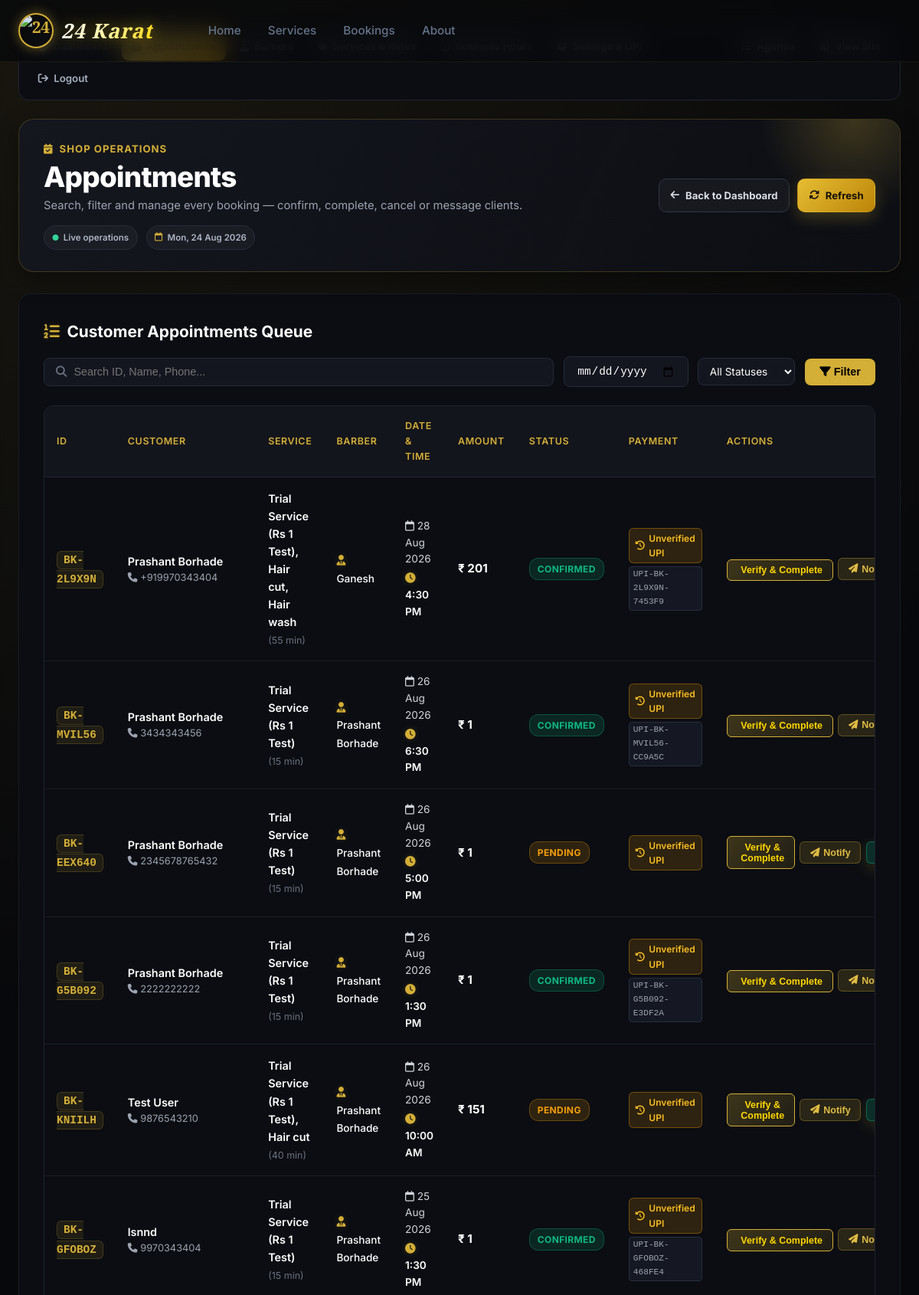
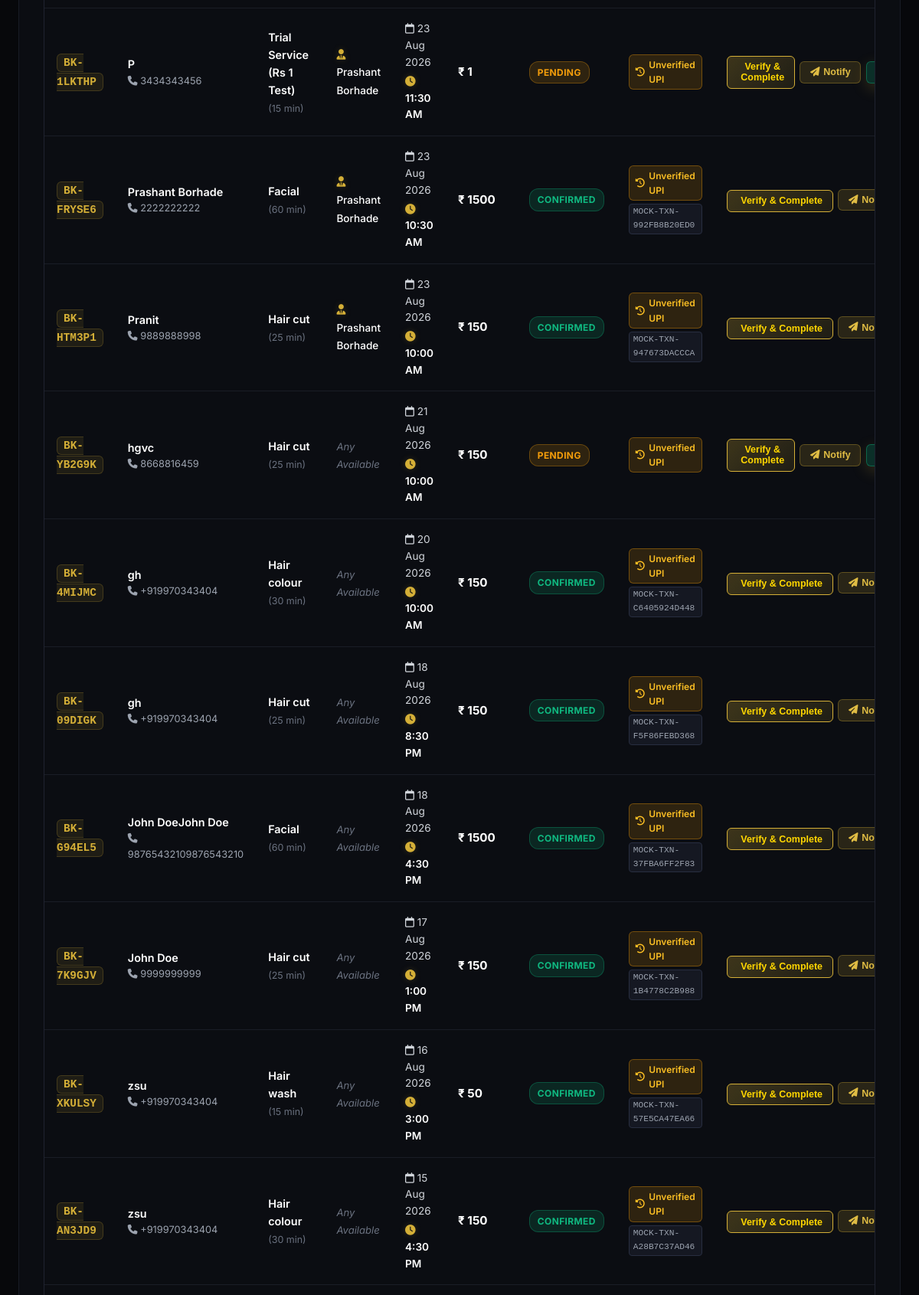
The app's page /dashboard/appointments/ (signed in, upper part) with its own data (2 pictures, top to bottom).
### booking/models.py (models this page shows, shortened)
class Booking(models.Model):
    STATUS_PENDING = 'PENDING'
    STATUS_CONFIRMED = 'CONFIRMED'
    STATUS_COMPLETED = 'COMPLETED'
    STATUS_CANCELLED = 'CANCELLED'
    STATUS_CHOICES = [
        (STATUS_PENDING, 'Pending'),
        (STATUS_CONFIRMED, 'Confirmed'),
        (STATUS_COMPLETED, 'Completed'),
        (STATUS_CANCELLED, 'Cancelled'),
    ]
    booking_id = models.CharField(max_length=20, unique=True, editable=False)
    user = models.ForeignKey(User, on_delete=models.SET_NULL, null=True, blank=True, related_name='bookings')
    service = models.ForeignKey(Service, on_delete=models.PROTECT, related_name='bookings', help_text="Primary service")
    services = models.ManyToManyField(Service, blank=True, related_name='multi_bookings', help_text="All selected services")
    barber = models.ForeignKey(Barber, on_delete=models.SET_NULL, null=True, blank=True, related_name='bookings')
    booking_date = models.DateField()
    booking_time = models.TimeField()
    customer_name = models.CharField(max_length=100)
    customer_phone = models.CharField(max_length=20)
    customer_email = models.EmailField()
    special_request = models.TextField(blank=True)
    amount = models.DecimalField(max_digits=8, decimal_places=2)
    status = models.CharField(max_length=20, choices=STATUS_CHOICES, default=STATUS_PENDING)
    created_at = models.DateTimeField(auto_now_add=True)
    updated_at = models.DateTimeField(auto_now=True)
    class Meta:
        ordering = ['-created_at']
        indexes = [
            models.Index(fields=['booking_date', 'booking_time']),
            models.Index(fields=['user', 'status']),
            models.Index(fields=['booking_id']),
        ]
    @property
    def service_names_display(self):
        if self.pk:
            all_s = list(self.services.all())
            if all_s:
                return ", ".join(s.name for s in all_s)
        return self.service.name if self.service else "Custom Service"
    @property
    def total_duration_minutes(self):
        if self.pk:
            total = sum(s.duration for s in self.services.all())
            if total > 0:
                return total
        return self.service.duration if self.service else 30

class Service(models.Model):
    CATEGORY_CHOICES = [
        ('MALE', 'Male Services'),
        ('FEMALE', 'Female Services'),
    ]
    name = models.CharField(max_length=100)
    category = models.CharField(max_length=20, choices=CATEGORY_CHOICES, default='MALE')
    description = models.TextField()
    price = models.DecimalField(max_digits=8, decimal_places=2)
    duration = models.PositiveIntegerField(help_text="Duration in minutes")
    image = models.ImageField(upload_to='services/', null=True, blank=True)
    icon = models.CharField(
        max_length=50,
        default='scissors',
        help_text="Font Awesome icon name (e.g. scissors, star, spa)"
    )
    is_active = models.BooleanField(default=True)
    sort_order = models.PositiveIntegerField(default=0)
    created_at = models.DateTimeField(auto_now_add=True)
    class Meta:
        ordering = ['sort_order', 'price']
        verbose_name = 'Service'
        verbose_name_plural = 'Services'

class Barber(models.Model):
    name = models.CharField(max_length=100)
    title = models.CharField(max_length=100, default='Master Barber')
    bio = models.TextField(blank=True, default='Expert in precision cuts, fades, and traditional hot towel grooming.')
    photo = models.ImageField(upload_to='barbers/', null=True, blank=True)
    avatar_icon = models.CharField(
        max_length=50,
        default='user-tie',
        help_text="Font Awesome icon name (e.g. user-tie, user-ninja, user-doctor, crown)"
    )
    specialties = models.CharField(max_length=200, default='Skin Fade, Beard Styling, Hair Design')
    rating = models.DecimalField(max_digits=3, decimal_places=1, default=4.9)
    experience_years = models.PositiveIntegerField(default=5)
    is_active = models.BooleanField(default=True)
    user = models.OneToOneField(
        User, on_delete=models.SET_NULL, null=True, blank=True,
        related_name='barber_profile',
        help_text="Optional shop account that signs this barber into their personal dashboard."
    )
    created_at = models.DateTimeField(auto_now_add=True)
    class Meta:
        ordering = ['name']
        verbose_name = 'Barber'
        verbose_name_plural = 'Barbers'

class Payment(models.Model):
    STATUS_PENDING = 'PENDING'
    STATUS_PAID = 'PAID'
    STATUS_FAILED = 'FAILED'
    STATUS_REFUNDED = 'REFUNDED'
    STATUS_CHOICES = [
        (STATUS_PENDING, 'Pending'),
        (STATUS_PAID, 'Paid'),
        (STATUS_FAILED, 'Failed'),
        (STATUS_REFUNDED, 'Refunded'),
    ]
    booking = models.OneToOneField(Booking, on_delete=models.CASCADE, related_name='payment')
    amount = models.DecimalField(max_digits=8, decimal_places=2)
    transaction_id = models.CharField(max_length=100, unique=True, null=True, blank=True)
    payment_method = models.CharField(max_length=50, default='UPI')
    status = models.CharField(max_length=20, choices=STATUS_CHOICES, default=STATUS_PENDING)
    is_verified_by_barber = models.BooleanField(default=False)
    verified_at = models.DateTimeField(null=True, blank=True)
    verified_by = models.ForeignKey(User, on_delete=models.SET_NULL, null=True, blank=True, related_name='verified_payments')
    created_at = models.DateTimeField(auto_now_add=True)
    updated_at = models.DateTimeField(auto_now=True)
    class Meta:
        verbose_name = 'Payment'
        verbose_name_plural = 'Payments'

### booking/views.py (the view, shortened to what this page needs)
# urls.py: path('dashboard/appointments/', views.admin_appointments, name='admin_appointments'),
@barber_staff_required
def admin_appointments(request):
    today = timezone.localdate()
    status_filter = request.GET.get('status', 'ALL')
    search_q = request.GET.get('q', '').strip()
    date_filter = request.GET.get('date', '').strip()
    qs = Booking.objects.select_related('service', 'barber', 'payment').order_by('-booking_date', '-booking_time')
    if status_filter == 'TODAY':
        qs = qs.filter(booking_date=today)
    elif status_filter in [Booking.STATUS_PENDING, Booking.STATUS_CONFIRMED, Booking.STATUS_COMPLETED, Booking.STATUS_CANCELLED]:
        qs = qs.filter(status=status_filter)
    if date_filter:
        try:
            parsed_d = date.fromisoformat(date_filter)
            qs = qs.filter(booking_date=parsed_d)
        except ValueError:
            pass
    context = {
        'active_nav': 'appointments',
        'bookings': qs[:100],
        'status_filter': status_filter,
        'search_q': search_q,
        'date_filter': date_filter,
        'today': today,
    }
    return render(request, 'admin_appointments.html', context)

### booking/views.py (called while the page is built)
def barber_staff_required(view_func):
    @wraps(view_func)
    def _wrapped(request, *args, **kwargs):
        if not request.user.is_authenticated:
            return redirect_to_login(request.get_full_path())
        if not request.user.is_staff:
            raise PermissionDenied
        return view_func(request, *args, **kwargs)
    return _wrapped

### templates/admin_appointments.html (shortened to what this page needs)
{% extends 'base.html' %}
{% load static %}
{% block body_class %}barber-dashboard-page{% endblock %}
{% block content %}
<div class="admin-dashboard-wrapper">
  <div class="container">
    {% include 'admin_nav.html' %}
    <div class="dashboard-header" data-animate="fade-up">
      <div>
        <div class="dashboard-eyebrow"><i class="fa-solid fa-calendar-check"></i> Shop operations</div>
        <h1 class="dashboard-title">Appointments</h1>
        <p class="dashboard-subtitle">Search, filter and manage every booking — confirm, complete, cancel or message clients.</p>
        <div class="dashboard-header-meta">
          <span><i class="fa-solid fa-circle"></i> Live operations</span>
          <span><i class="fa-regular fa-calendar"></i> {{ today|date:"D, d M Y" }}</span>
        </div>
      </div>
      <div class="header-actions">
        <a href="{% url 'admin_dashboard' %}" class="dashboard-header-button dashboard-header-button--secondary">
          <i class="fa-solid fa-arrow-left"></i> Back to Dashboard
        </a>
        <a href="{% url 'admin_appointments' %}" class="dashboard-header-button dashboard-header-button--primary">
          <i class="fa-solid fa-rotate"></i> Refresh
        </a>
      </div>
    </div>
    <div class="dashboard-section" data-animate="fade-up" data-delay="200">
      <div class="appointments-header">
        <div class="section-title-wrap" style="margin-bottom: 0;">
          <h2><i class="fa-solid fa-list-ol text-gold"></i> Customer Appointments Queue</h2>
        </div>
        <form method="GET" action="{% url 'admin_appointments' %}" class="admin-filter-form">
          <div class="filter-controls">
            <div class="search-input-wrap">
              <i class="fa-solid fa-magnifying-glass"></i>
              <input type="text" name="q" value="{{ search_q }}" placeholder="Search ID, Name, Phone..." />
            </div>
            <div class="date-input-wrap">
              <input type="date" name="date" value="{{ date_filter }}" />
            </div>
            <select name="status" class="admin-select-filter" onchange="this.form.submit()">
              <option value="ALL" {% if status_filter == 'ALL' %}selected{% endif %}>All Statuses</option>
            </select>
            <button type="submit" class="btn-filter"><i class="fa-solid fa-filter"></i> Filter</button>
          </div>
        </form>
      </div>
      <div class="table-responsive">
        <table class="admin-table">
          <thead>
            <tr>
              <th>ID</th>
              <th>Customer</th>
              <th>Service</th>
              <th>Barber</th>
              <th>Date & Time</th>
              <th>Amount</th>
              <th>Status</th>
              <th>Payment</th>
              <th>Actions</th>
            </tr>
          </thead>
          <tbody>
            {% for booking in bookings %}
            <tr>
              <td><span class="booking-id-tag">{{ booking.booking_id }}</span></td>
              <td>
                <div class="customer-info-box">
                  <span class="cust-name">{{ booking.customer_name }}</span>
                  <span class="cust-phone"><i class="fa-solid fa-phone"></i> {{ booking.customer_phone }}</span>
                </div>
              </td>
              <td>
                <span class="service-name-tag">{{ booking.service_names_display }}</span>
                <span class="service-dur">({{ booking.total_duration_minutes }} min)</span>
              </td>
              <td>
                {% if booking.barber %}
                  <span class="barber-assigned-tag"><i class="fa-solid fa-user-tie text-gold"></i> {{ booking.barber.name }}</span>
                {% else %}
                  <span class="barber-any-tag">Any Available</span>
                {% endif %}
              </td>
              <td>
                <div class="date-time-box">
                  <span class="b-date"><i class="fa-regular fa-calendar"></i> {{ booking.booking_date|date:"d M Y" }}</span>
                  <span class="b-time"><i class="fa-regular fa-clock text-gold"></i> {{ booking.booking_time|time:"g:i A" }}</span>
                </div>
              </td>
              <td><span class="amount-tag">₹ {{ booking.amount|floatformat:0 }}</span></td>
              <td><span class="status-badge status-{{ booking.status|lower }}">{{ booking.get_status_display }}</span></td>
              <td>
                {% if booking.payment.is_verified_by_barber %}
                  <span class="payment-badge pay-verified"><i class="fa-solid fa-circle-check"></i> Verified in Salon</span>
                {% elif booking.payment %}
                  <div class="pay-unverified-box">
                    <span class="payment-badge pay-unverified"><i class="fa-solid fa-clock-rotate-left"></i> Unverified UPI</span>
                    {% if booking.payment.transaction_id %}
                    <span class="utr-mini-tag">{{ booking.payment.transaction_id }}</span>
                    {% endif %}
                  </div>
                {% else %}
                  <span class="payment-badge">—</span>
                {% endif %}
              </td>
              <td>
                <div class="action-buttons">
                  {% if not booking.payment.is_verified_by_barber and booking.status != 'CANCELLED' %}
                    <form action="{% url 'barber_verify_payment' booking.booking_id %}" method="POST" style="display:inline;">
                      <button type="submit" class="btn-action btn-verify-pay" title="Verify Salon UPI Payment and Mark Complete"> Verify &amp; Complete</button>
                    </form>
                  {% endif %}
                  <button type="button" class="btn-action btn-notify" title="Send Message or WhatsApp Notification" onclick="openNotifyModal('{{ booking.booking_id }}', '{{ booking.customer_name|escapejs }}', '{{ booking.customer_phone|escapejs }}', '{{ booking.service.name|escapejs }}', '{{ booking.booking_date|date:"d M Y" }}', '{{ booking.booking_time|time:"g:i A" }}')">
                    <i class="fa-solid fa-paper-plane"></i> Notify
                  </button>
                  {% if booking.status != 'CONFIRMED' and booking.status != 'COMPLETED' and booking.status != 'CANCELLED' %}
                    <form action="{% url 'admin_update_status' booking.booking_id %}" method="POST" style="display:inline;">
                      <button type="submit" class="btn-action btn-confirm" title="Confirm Appointment"> Confirm</button>
                    </form>
                  {% endif %}
                </div>
              </td>
            </tr>
            {% endfor %}
          </tbody>
        </table>
      </div>
    </div>
  </div>
</div>
{% endblock %}

### templates/admin_styles.html (style rules this page uses)
.admin-select-filter { background: #14161f; border: 1px solid #252a3a; border-radius: 8px; color: #fff; font-size: 0.85rem; font-family: inherit; padding: 0.5rem 0.65rem; }

### records on screen
Booking: booking_id "BK-2L9X9N", customer_name "Prashant Borhade", customer_phone "+919970343404", service_names_display "Trial Service (Rs 1 Test), Hair cut, Hair wash", total_duration_minutes "55", barber.name "Ganesh", booking_date "28 Aug 2026", booking_time "4:30 PM", amount "201", status "CONFIRMED", payment.transaction_id "UPI-BK-2L9X9N-7453F9", shows "Verify & Complete"
Booking: booking_id "BK-MVIL56", customer_name "Prashant Borhade", customer_phone "3434343456", service_names_display "Trial Service (Rs 1 Test)", total_duration_minutes "15", barber.name "Prashant Borhade", booking_date "26 Aug 2026", booking_time "6:30 PM", amount "1", status "CONFIRMED", payment.transaction_id "UPI-BK-MVIL56-CC9A5C", shows "Verify & Complete"
Booking: booking_id "BK-EEX640", customer_name "Prashant Borhade", customer_phone "2345678765432", service_names_display "Trial Service (Rs 1 Test)", total_duration_minutes "15", barber.name "Prashant Borhade", booking_date "26 Aug 2026", booking_time "5:00 PM", amount "1", status "PENDING", shows "Unverified UPI", shows "Verify & Complete"
Booking: booking_id "BK-G5B092", customer_name "Prashant Borhade", customer_phone "2222222222", service_names_display "Trial Service (Rs 1 Test)", total_duration_minutes "15", barber.name "Prashant Borhade", booking_date "26 Aug 2026", booking_time "1:30 PM", amount "1", status "CONFIRMED", payment.transaction_id "UPI-BK-G5B092-E3DF2A", shows "Verify & Complete"
Booking: booking_id "BK-KNIILH", customer_name "Test User", customer_phone "9876543210", service_names_display "Trial Service (Rs 1 Test), Hair cut", total_duration_minutes "40", barber.name "Prashant Borhade", booking_date "26 Aug 2026", booking_time "10:00 AM", amount "151", status "PENDING", shows "Unverified UPI", shows "Verify & Complete"
Booking: booking_id "BK-GFOBOZ", customer_name "lsnnd", customer_phone "9970343404", service_names_display "Trial Service (Rs 1 Test)", total_duration_minutes "15", barber.name "Prashant Borhade", booking_date "25 Aug 2026", booking_time "1:30 PM", amount "1", status "CONFIRMED", payment.transaction_id "UPI-BK-GFOBOZ-468FE4", shows "Verify & Complete"
Booking: booking_id "BK-1LKTHP", customer_name "P", customer_phone "3434343456", service_names_display "Trial Service (Rs 1 Test)", total_duration_minutes "15", barber.name "Prashant Borhade", booking_date "23 Aug 2026", booking_time "11:30 AM", amount "1", status "PENDING", shows "Unverified UPI", shows "Verify & Complete"
Booking: booking_id "BK-FRYSE6", customer_name "Prashant Borhade", customer_phone "2222222222", service_names_display "Facial", total_duration_minutes "60", barber.name "Prashant Borhade", booking_date "23 Aug 2026", booking_time "10:30 AM", amount "1500", status "CONFIRMED", payment.transaction_id "MOCK-TXN-992FB8B20ED0", shows "Verify & Complete"
Booking: booking_id "BK-HTM3P1", customer_name "Pranit", customer_phone "9889888998", service_names_display "Hair cut", total_duration_minutes "25", barber.name "Prashant Borhade", booking_date "23 Aug 2026", booking_time "10:00 AM", amount "150", status "CONFIRMED", payment.transaction_id "MOCK-TXN-947673DACCCA", shows "Verify & Complete"
Booking: booking_id "BK-YB2G9K", customer_name "hgvc", customer_phone "8668816459", service_names_display "Hair cut", total_duration_minutes "25", shows "Any Available", booking_date "21 Aug 2026", booking_time "10:00 AM", amount "150", status "PENDING", shows "Unverified UPI", shows "Verify & Complete"
Booking: booking_id "BK-4MIJMC", customer_name "gh", customer_phone "+919970343404", service_names_display "Hair colour", total_duration_minutes "30", shows "Any Available", booking_date "20 Aug 2026", booking_time "10:00 AM", amount "150", status "CONFIRMED", payment.transaction_id "MOCK-TXN-C6405924D448", shows "Verify & Complete"
Booking: booking_id "BK-09DIGK", customer_name "gh", customer_phone "+919970343404", service_names_display "Hair cut", total_duration_minutes "25", shows "Any Available", booking_date "18 Aug 2026", booking_time "8:30 PM", amount "150", status "CONFIRMED", payment.transaction_id "MOCK-TXN-F5F86FEBD368", shows "Verify & Complete"
Booking: booking_id "BK-G94EL5", customer_name "John DoeJohn Doe", customer_phone "98765432109876543210", service_names_display "Facial", total_duration_minutes "60", shows "Any Available", booking_date "18 Aug 2026", booking_time "4:30 PM", amount "1500", status "CONFIRMED", payment.transaction_id "MOCK-TXN-37FBA6FF2F83", shows "Verify & Complete"
Booking: booking_id "BK-7K9GJV", customer_name "John Doe", customer_phone "9999999999", service_names_display "Hair cut", total_duration_minutes "25", shows "Any Available", booking_date "17 Aug 2026", booking_time "1:00 PM", amount "150", status "CONFIRMED", payment.transaction_id "MOCK-TXN-1B4778C2B988", shows "Verify & Complete"
Booking: booking_id "BK-XKULSY", customer_name "zsu", customer_phone "+919970343404", service_names_display "Hair wash", total_duration_minutes "15", shows "Any Available", booking_date "16 Aug 2026", booking_time "3:00 PM", amount "50", status "CONFIRMED", payment.transaction_id "MOCK-TXN-57E5CA47EA66", shows "Verify & Complete"
Booking: booking_id "BK-AN3JD9", customer_name "zsu", customer_phone "+919970343404", service_names_display "Hair colour", total_duration_minutes "30", shows "Any Available", booking_date "15 Aug 2026", booking_time "4:30 PM", amount "150", status "CONFIRMED", payment.transaction_id "MOCK-TXN-A28B7C37AD46", shows "Verify & Complete"

### other values on screen
{{ today|date:"D, d M Y" }} "Mon, 24 Aug 2026"
